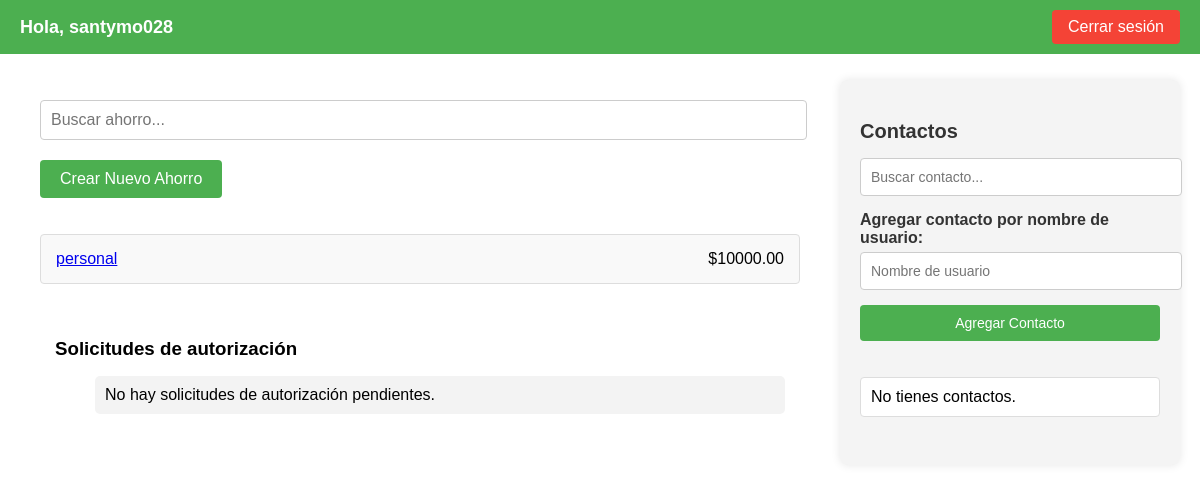
/ (signed in), run on an earlier commit of the app's database.
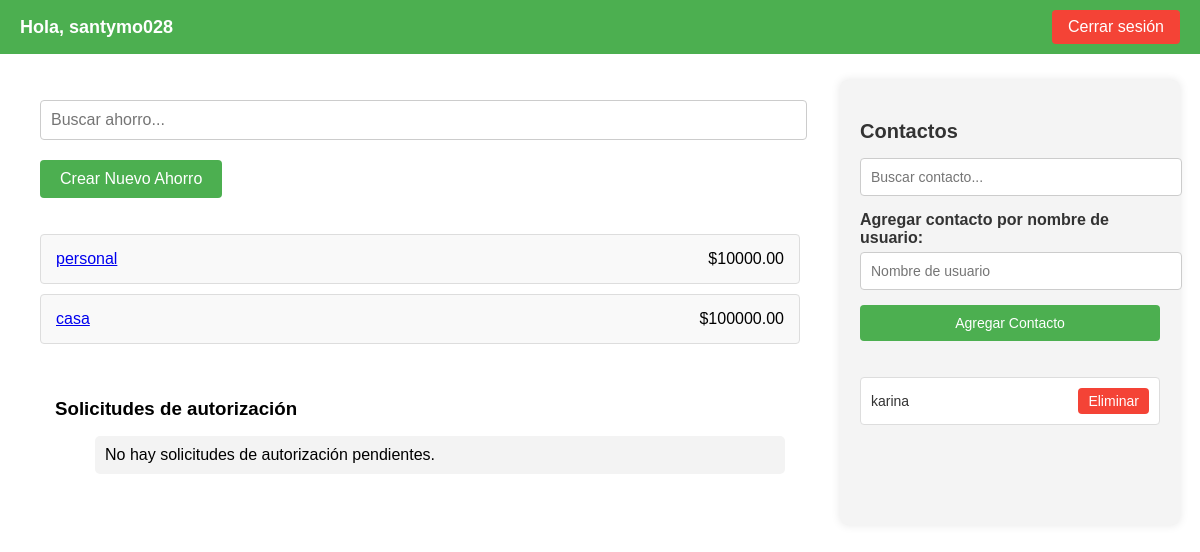
And on a later commit of the database.
### finanzas/models.py (models this page shows, shortened)
class Ahorro(models.Model):
    nombre = models.CharField(max_length=100)
    monto_actual = models.DecimalField(max_digits=10, decimal_places=2, default=0.00)
    creado_por = models.ForeignKey(User, on_delete=models.CASCADE, related_name='ahorros_creados', null=True, blank=True)
    es_grupal = models.BooleanField(default=False)
    miembros = models.ManyToManyField(User, related_name='ahorros', blank=True)

class Contacto(models.Model):
    usuario = models.ForeignKey(User, related_name='contactos_agregados', on_delete=models.CASCADE)
    contacto = models.ForeignKey(User, related_name='contactos_agregados_por', on_delete=models.CASCADE)
    fecha_agregado = models.DateTimeField(auto_now_add=True)

### finanzas/views.py (the view)
# urls.py: path('', views.lista_ahorros, name='home'),  # Página principal
@login_required
def lista_ahorros(request):
    ahorros_personales = Ahorro.objects.filter(creado_por=request.user)
    ahorros_compartidos = Ahorro.objects.filter(compartido_con__usuario=request.user)
    contactos = User.objects.exclude(id=request.user.id)
    contactos = Contacto.objects.filter(usuario=request.user)  # <--- Esto es clave
    return render(request, 'finanzas/lista_ahorros.html', {
        'ahorros_personales': ahorros_personales,
        'ahorros_compartidos': ahorros_compartidos,
        'contactos': contactos  # Sin coma al final
    })

### finanzas/templates/finanzas/lista_ahorros.html (shortened to what this page needs)
<!DOCTYPE html>
<html lang="es">
<head>
</head>
<body>
    <div class="navbar">
        <span>Hola, {{ request.user.username }}</span>
        <a href="{% url 'login' %}">Cerrar sesión</a>
    </div>
    <div class="container">
        <div class="search-bar">
            <input type="text" id="buscar-ahorro" placeholder="Buscar ahorro...">
        </div>
        <a href="{% url 'crear_ahorro' %}" class="btn-crear">Crear Nuevo Ahorro</a>
        <ul class="ahorro-list">
            {% for ahorro in ahorros_personales %}
                <li>
                    <a href="{% url 'detalle_ahorro' ahorro.id %}">{{ ahorro.nombre }}</a>
                    <span class="monto">${{ ahorro.monto_actual }}</span>
                </li>
            {% endfor %}
        </ul>
        <div class="solicitud-list">
            <h3>Solicitudes de autorización</h3>
            <ul>
                {% for solicitud in solicitudes_autorizacion %}
                    <li>
                        <span>{{ solicitud.usuario.username }} solicita retirar ${{ solicitud.monto }} de {{ solicitud.ahorro.nombre }}</span>
                        <div class="solicitud-buttons">
                            <form action="{% url 'autorizar_retiro' solicitud.id %}" method="post">
                                {% csrf_token %}
                                <button type="submit" class="btn-aceptar">Autorizar</button>
                            </form>
                            <form action="{% url 'rechazar_retiro' solicitud.id %}" method="post">
                                {% csrf_token %}
                                <button type="submit" class="btn-rechazar">Rechazar</button>
                            </form>
                        </div>
                    </li>
                {% empty %}
                    <li>No hay solicitudes de autorización pendientes.</li>
                {% endfor %}
            </ul>
        </div>
    </div>
    <div class="sidebar">
        <h3>Contactos</h3>
        <div class="search-contacts">
            <input type="text" id="buscar-contacto" placeholder="Buscar contacto...">
        </div>
        <form method="post" action="{% url 'agregar_contacto' %}">
            <div class="form-group">
                <label for="nombre_usuario">Agregar contacto por nombre de usuario:</label>
                <input type="text" id="nombre_usuario" name="nombre_usuario" placeholder="Nombre de usuario" required>
            </div>
            <button type="submit" class="btn-agregar-contacto">Agregar Contacto</button>
        </form>
        <ul class="contacts-list">
            {% for contacto in contactos %}
                <li>
                    <span>{{ contacto.contacto.username }}</span>
                    <button class="btn-eliminar" onclick="eliminarContacto('{{ contacto.contacto.username }}')">Eliminar</button>
                </li>
            {% empty %}
                <li>No tienes contactos.</li>
            {% endfor %}
        </ul>
    </div>
</body>
</html>

What changed in the data, as far as the page shows it:
added Ahorro: nombre "casa", monto_actual "100000.00"
added Contacto: contacto.username "karina"
Also different on the page:
text no longer shown: "No tienes contactos."
